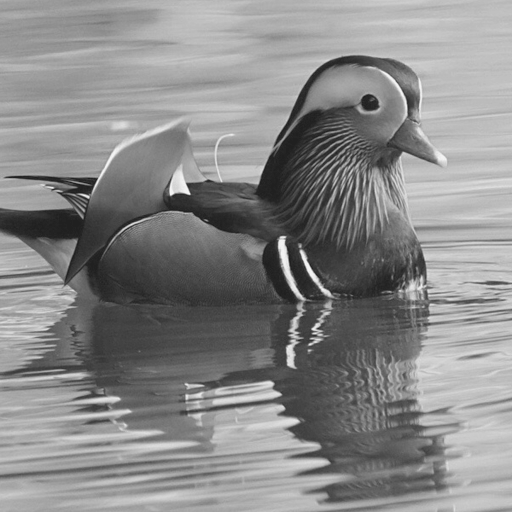
%> input picture Bird 2.tif, 512 x 512 px
$ octave project2.m   (GNU Octave 9; MATLAB toolbox functions it lacks are replaced by stand-ins)
%> lines starting %> are read from the running program, lines starting %| are printed output that depends on the picture
clc; clear all; close all;

% Read the image
a=imread('Bird 2.tif');
%> a is the input picture: size 512x512 uint8; min 32, max 244, mean 137.1

% DFT of Log-Scale
F=abs(fftshift(fft2(a)));
F_Log=log(1+F);
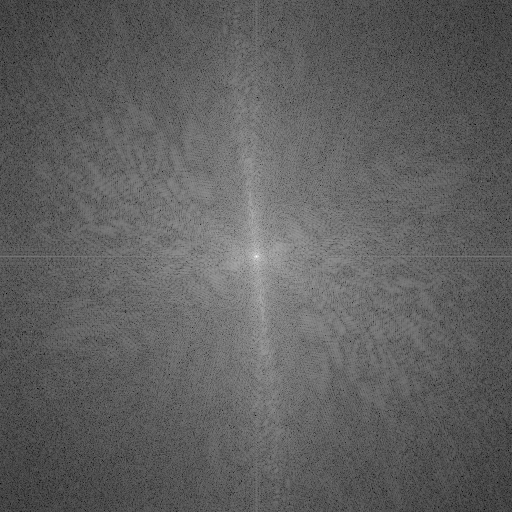
%> F_Log: size 512x512 double; min 1.64, max 17.4, mean 7.58; drawn with min black and max white
figure; imagesc(F_Log);
colormap('gray'); colorbar;

% Zero-padding
pad=zeros(512,512);
a_p=[a pad; pad pad];
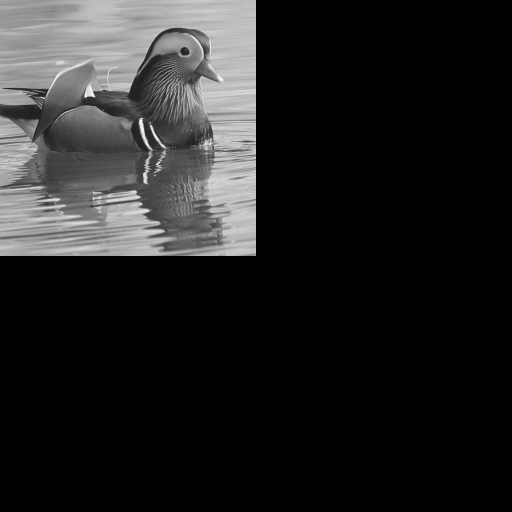
%> a_p: size 1024x1024 uint8 (shown at 1/2 size); min 0, max 244, mean 34.3
a_p_f=fftshift(fft2(im2double(a_p)));

% Inside the Radius of 30
f1=zeros(1024,1024);
for i=1:1024
    for j=1:1024
        d=norm([i j]-[512 512]);
        if d<60 | d==60     % Since padding, 60=30*2
            f1(i,j)=1;
        end
    end
end
in_30=a_p_f.*f1;
in_30=abs(ifft2(in_30));
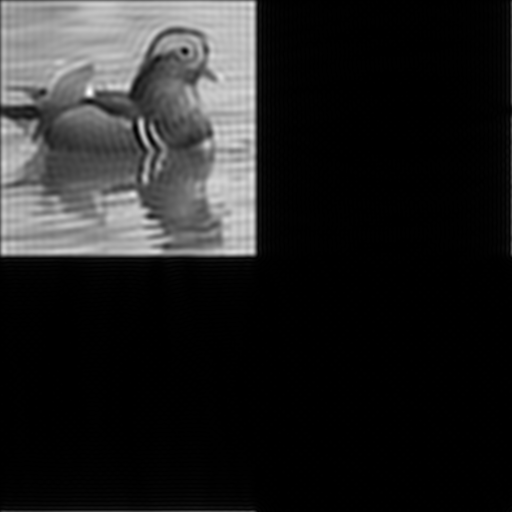
%> in_30: size 1024x1024 double (shown at 1/2 size); min 5.85e-06, max 0.998, mean 0.139
figure; imagesc(in_30);
colormap('gray'); colorbar;

% Outside the Radius of 30
f2=zeros(1024,1024);
for i=1:1024
    for j=1:1024
        d=norm([i j]-[512 512]);
        if d>60
            f2(i,j)=1;
        end
    end
end
out_30=a_p_f.*f2;
out_30=abs(ifft2(out_30));
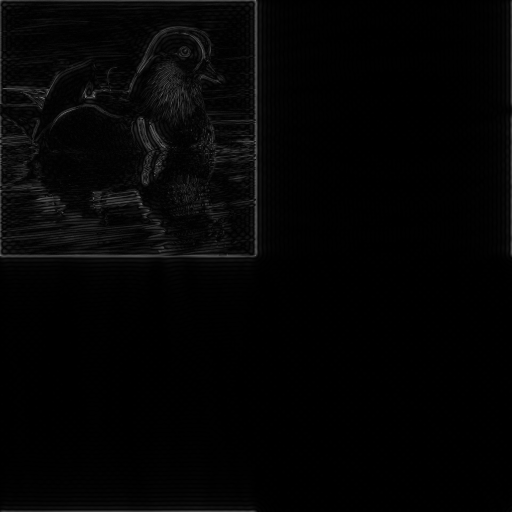
%> out_30: size 1024x1024 double (shown at 1/2 size); min 5.85e-06, max 0.557, mean 0.0178
figure; imagesc(out_30);
colormap('gray'); colorbar;

% Top 25 frequencies (u,v)
top25=[];
F_L=F(1:end,1:256);
A=[];
for i=1:512
    for j=1:256
        A=[A F_L(i,j)];
    end
end
[R,C]=sort(A,'descend');
for kk=1:25
    row = ceil(C(kk) / 256);
    if mod(C(kk),256) == 0
        col = 256;
    else
        col = mod(C(kk),256);
    end
    top25{kk,1} = [row, col];
end
%> this loop made 25 passes
%> (row, col) on passes 1, 5, 7, 10, 11, 12, 13, 14, 15, 18, 19, 21: (257, 255), (258, 255), (260, 255), (254, 255), (257, 254), (259, 253), (255, 255), (259, 254), (253, 254), (255, 253), (261, 255), (255, 254)
%> row on passes 2, 3, 4, 6, 8, 9: 257, 256, 258, 254, 259, 260
%> after the loop, top25 = 25 items
